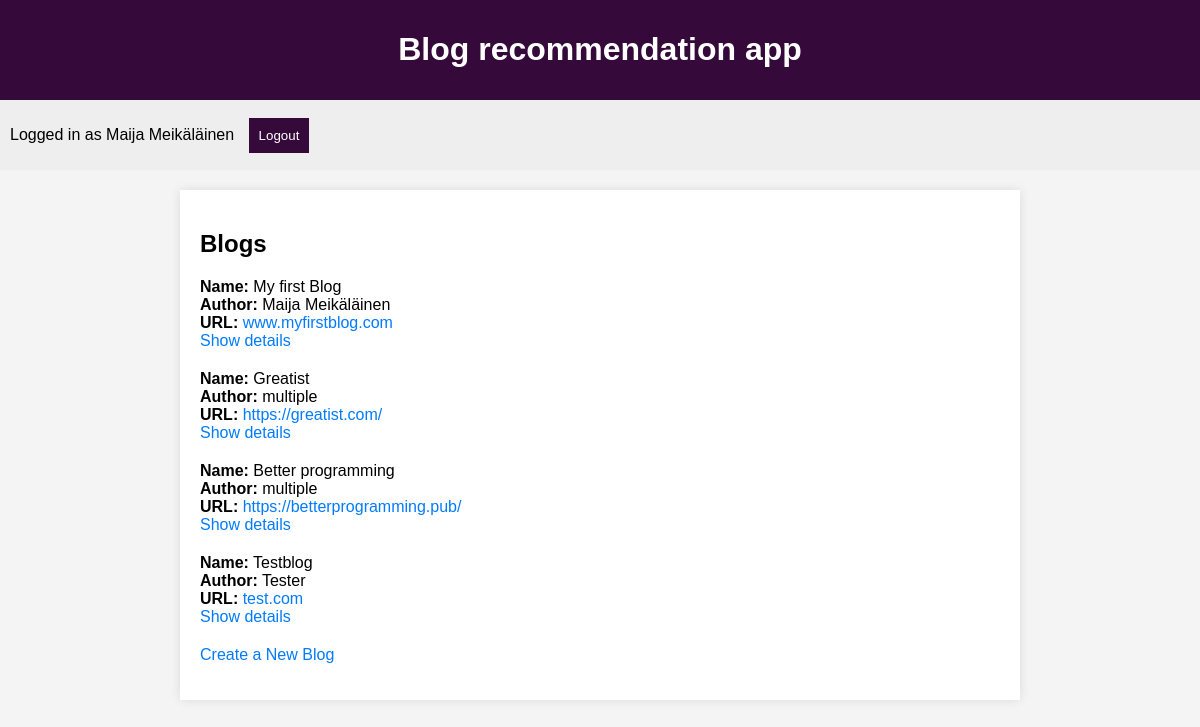
The app's page / (signed in) with its own data.
### blogs/models.py (models this page shows, shortened)
class Blog(models.Model):
    name = models.CharField(max_length=200)
    author = models.CharField(max_length=200)
    year = models.DateTimeField('date published', default=timezone.now)
    url = models.CharField(max_length=200)
    user = models.ForeignKey(User, on_delete=models.CASCADE)

### blogs/views.py (the view)
# urls.py: path('', index, name='index'),
def index(request):
    blogs = Blog.objects.all()
    template = loader.get_template('blogs/index.html')
    context = {'blogs': blogs}
    return HttpResponse(template.render(context, request))

### blogs/templates/blogs/index.html
{% extends 'blogs/base.html' %}
{% block content %}
    {% if blogs %}
        <section>
            <h2>Blogs</h2>
            <ul>
                {% for blog in blogs %}
                    <li>
                        <strong>Name:</strong> {{ blog.name }}<br>
                        <strong>Author:</strong> {{ blog.author }}<br>
                        <strong>URL:</strong> <a href="{{ blog.url }}">{{ blog.url }}</a><br>
                        <a href="{% url 'detail' blog_id=blog.id %}">Show details</a>
                    </li>
                {% endfor %}
            </ul>
        </section>
    {% else %}
        <p>No blogs available.</p>
    {% endif %}
    {% if user.is_authenticated %}
        <section>
            <p><a href="{% url 'create_blog' %}">Create a New Blog</a></p>
        </section>
    {% endif %}
{% endblock %}

### blogs/templates/blogs/base.html (shortened to what this page needs)
<!DOCTYPE html>
<html lang="en">
<head>
    {% load static %}
    <link rel="stylesheet" href="{% static 'css/styles.css' %}">
</head>
<body>
    <header>
        <h1>Blog recommendation app</h1>
    </header>
    <nav>
        {% if user.is_authenticated %}
            <p style="display: inline-block; margin-right: 10px;">Logged in as {{ user.username }}</p>
            <form action="{% url 'logout' %}" method="post" style="display: inline-block;">
                <button type="submit">Logout</button>
            </form>
        {% else %}
            <p><a href="{% url 'login' %}">Log in</a> to comment and add new blogs!</p>
        {% endif %}
    </nav>
    <main>
        {% block content %}{% endblock %}
    </main>
</body>
</html>

### blogs/static/css/styles.css (style rules this page uses)
body { font-family: 'Arial', sans-serif; margin: 0; padding: 0; background-color: #f4f4f4; }
header { background-color: #350a3a; color: #fff; text-align: center; padding: 10px; }
nav { background-color: #eee; padding: 10px; }
main { max-width: 800px; margin: 20px auto; padding: 20px; background-color: #fff; box-shadow: 0 0 10px rgba(0, 0, 0, 0.1); }
ul { list-style-type: none; padding: 0; }
li { margin-bottom: 20px; }
a { color: #007BFF; text-decoration: none; }
button { background-color: #350a3a; color: #fff; padding: 10px; border: none; cursor: pointer; }

### records on screen
Blog: name "My first Blog", author "Maija Meikäläinen", url "www.myfirstblog.com"
Blog: name "Greatist", author "multiple", url "https://greatist.com/"
Blog: name "Better programming", author "multiple", url "https://betterprogramming.pub/"
Blog: name "Testblog", author "Tester", url "test.com"

### other values on screen
{{ user.username }} "Maija Meikäläinen"
